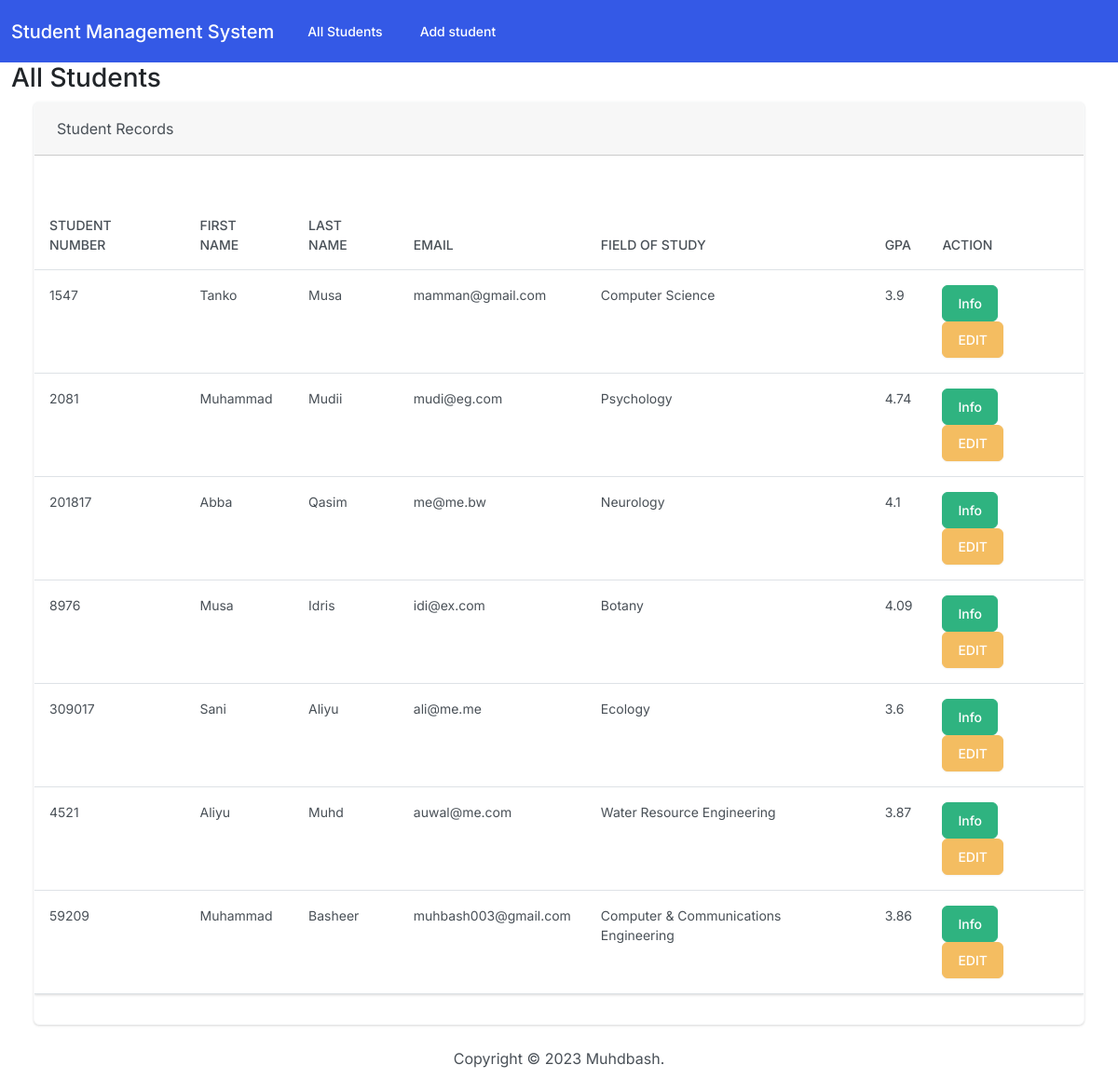
The page / on the database its author committed.
### students/models.py (models this page shows, shortened)
class Student(models.Model):
    student_number = models.PositiveIntegerField()
    first_name = models.CharField(max_length=50)
    last_name = models.CharField(max_length=50)
    email = models.EmailField(max_length=100)
    field_of_study = models.CharField(max_length=50)
    gpa = models.FloatField()

### students/views.py (the view)
# urls.py: path('', views.index, name='index'),
def index(request):
    return render(request, 'students/index.html', {
        'students': Student.objects.all()
    })

### students/templates/students/index.html (shortened to what this page needs)
{% extends "students/base.html" %}
{% block body %}
<h3 class="a-4">All Students</h3>
<div class="row">
    <div class="col-12">
        {% if students %}
        <div class="card border-light ms-4 me-4 mb-4" >
          <div class="card-header">Student Records</div>
            <div class="card-body"></div>
            <p class="card-text">
                <div class="table-responsive">
                    <table class="table table-hover">
                        <thead>
                            <tr>
                              <th scope="col">Student Number</th>
                              <th scope="col">First Name</th>
                              <th scope="col">Last Name</th>
                              <th scope="col">Email</th>
                              <th scope="col">Field of Study</th>
                              <th scope="col">GPA</th>
                              <th scope="col">Action</th>
                            </tr>
                        </thead>
                        <tbody>
                            {% for student in students %}
                                <tr>
                                    <td>{{ student.student_number }}</td>
                                    <td>{{ student.first_name }}</td>
                                    <td>{{ student.last_name }}</td>
                                    <td>{{ student.email }}</td>
                                    <td>{{ student.field_of_study }}</td>
                                    <td>{{ student.gpa }}</td>
                                    <td>
                                      <button type="button" class="btn btn-success me-1"
                                      href="{% url 'view_student' student.id %}"
                                      data-bs-toggle="modal" data-bs-target="#myModal
                                      {{student.id}}">Info</button>
                                      <a class="btn btn-warning me-1" href="{% url 'edit' student.id %}">EDIT
                                    </td>
                                </tr>
                            {% endfor %}
                        </tbody>
                    </table>
                </div>
            </p>
          </div>
        </div>
        {% else %}
        <h5 class="alert alert-primary ms-4 me-4"> No student Records </h5>
        {% endif %}
    </div>
</div>
{% endblock %}

### rows shown on the page
Student: student_number "1547", first_name "Tanko", last_name "Musa", email "mamman@gmail.com", field_of_study "Computer Science", gpa "3.9"
Student: student_number "2081", first_name "Muhammad", last_name "Mudii", email "mudi@eg.com", field_of_study "Psychology", gpa "4.74"
Student: student_number "201817", first_name "Abba", last_name "Qasim", email "me@me.bw", field_of_study "Neurology", gpa "4.1"
Student: student_number "8976", first_name "Musa", last_name "Idris", email "idi@ex.com", field_of_study "Botany", gpa "4.09"
Student: student_number "309017", first_name "Sani", last_name "Aliyu", email "ali@me.me", field_of_study "Ecology", gpa "3.6"
Student: student_number "4521", first_name "Aliyu", last_name "Muhd", email "auwal@me.com", field_of_study "Water Resource Engineering", gpa "3.87"
Student: student_number "59209", first_name "Muhammad", last_name "Basheer", email "muhbash003@gmail.com", field_of_study "Computer & Communications Engineering", gpa "3.86"
